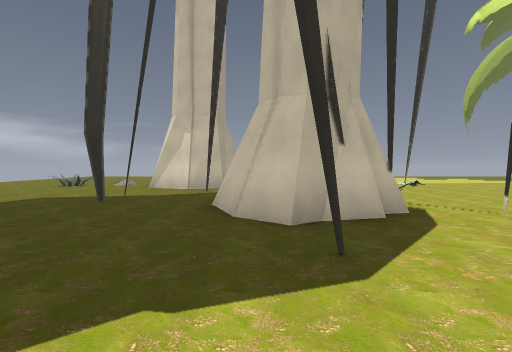
[1] (above)

14 first-person views from a walk through a 3-D level made in the Godot game engine. The camera is 1.3 m above the floor, tilts 2° down and sees 85° across. The floor is counted in squares, 2 m on a side. Each view is taken from the middle of a square. On the plan, view 1 faces up. The plan holds only what a view shows up to about 9 squares ahead; the rest is blank. The place goes on beyond the plan. Some surface patterns are stand-ins.

[2]
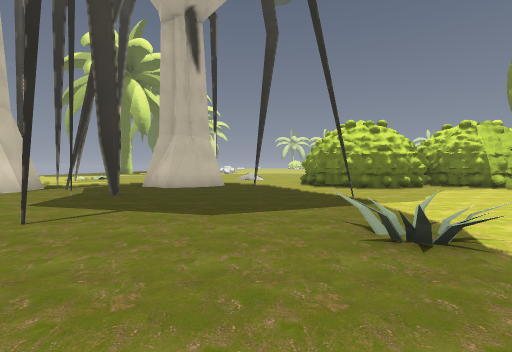

[3]
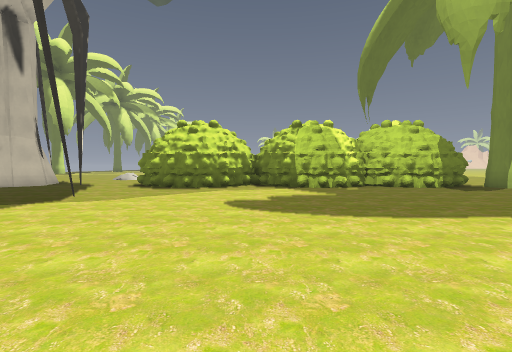

[4]
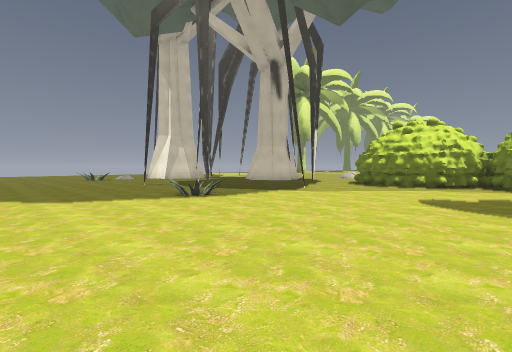

[5]
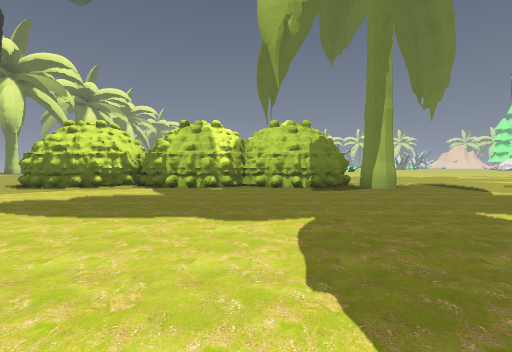

[6]
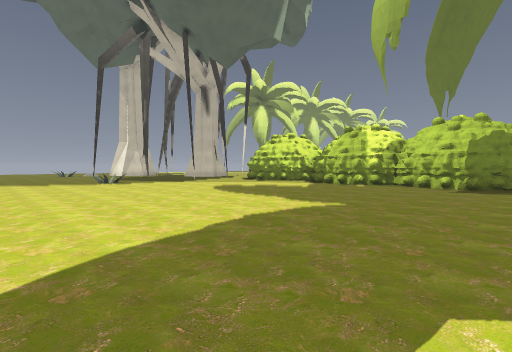

[7]
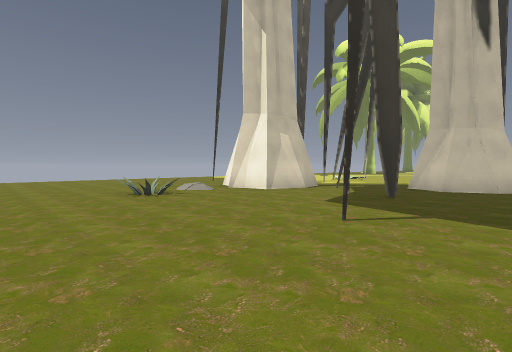

[8]
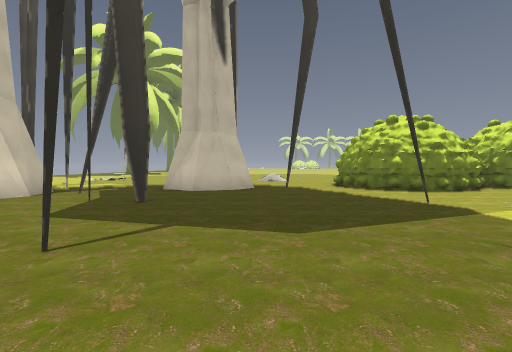

[9]
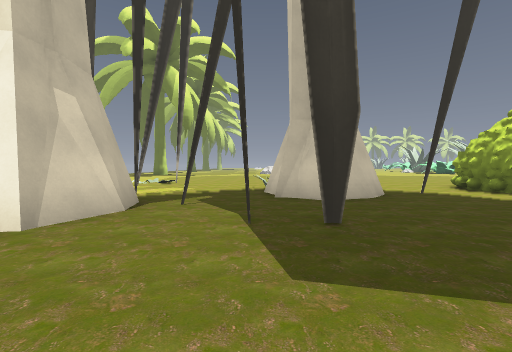

[10]
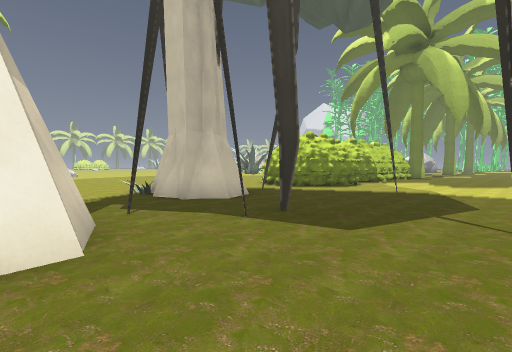

[11]
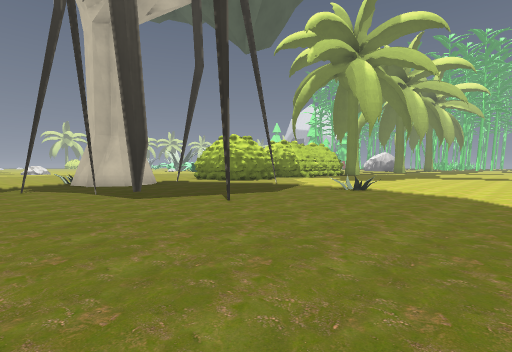

[12]
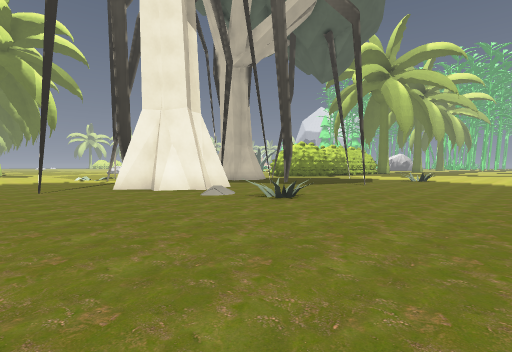

[13]
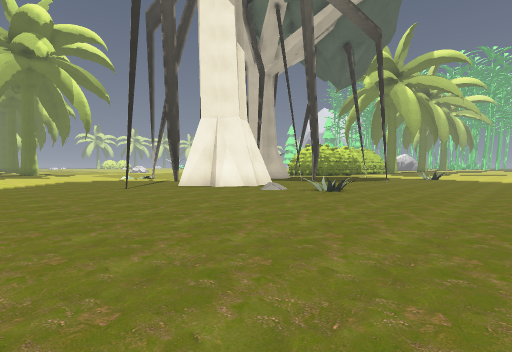

[14]
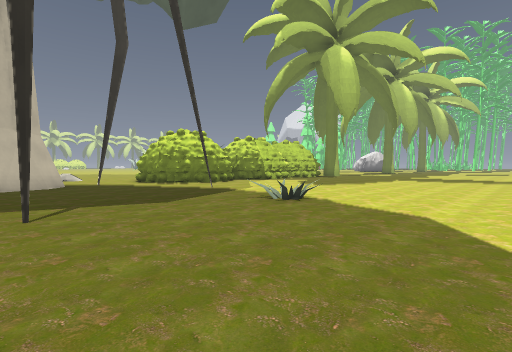

### Floor plan
Key: @ floor where view 1 was taken; # wall or solid block; x gap in a wall; . floor; / step, stairs or slope; = window, fence, low wall or low ledge.
Columns run from 10 left of view 1 to 7 right of it. Each row starts with its distance up from view 1.
 16 ..........
 15 ...........
 14 ...........
 13 ........#..
 12 ...........
 11 ........#.
 10 ....=/=##
  9 ...=/..###....  ..
  8 ........##........
  7 .................
  6 ............=....
  5 ....#..#..###=..
  4 ..........####.
  3 ...........x..
  2 ...........#..
  1 ...==.........
  0 ...==..#..@##.
 -1 ..........##
 -2 ..........#
 -3 ..........##
 -4 ...........#
 -5 ..........##
 -6 ..........#
 -7 ..........#
 -8 ..........#
 -9 ..........#
-10 ..........#
-11 ..........#

Where each view was taken, in squares from view 1:
view 1: 0 up, 0 right, facing up
view 2: 2 up, 9 left, facing right
view 3: 4 down, 9 left, facing right
view 4: 5 down, 10 left, facing up-right
view 5: 8 down, 9 left, facing right
view 6: 11 down, 10 left, facing up-right
view 7: 3 up, 9 left, facing up-right
view 8: 3 up, 8 left, facing right
view 9: 6 up, 6 left, facing right
view 10: 9 up, 6 left, facing down-right
view 11: 8 up, 10 left, facing down-right
view 12: 14 up, 10 left, facing down-right
view 13: 16 up, 10 left, facing down-right
view 14: 5 up, 10 left, facing down-right
